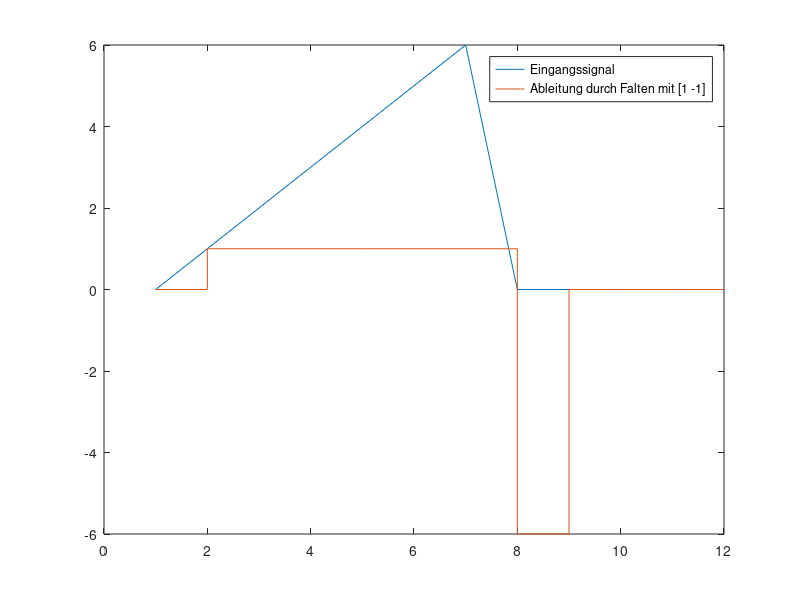

MATLAB code for this plot:
%% Digitale Faltung

close all;
clear all;

% x = [1 0 1 0 1 0 1 0 1]';
x = [0 1 2 3 4 5 6 0 0 0 0 0]';

g = [1 -1]';

N = length(x);
p = length(g)-1;
y = zeros(1,N);


for n = p+1:N;
    phi_n = x(n:-1:n-p);
    y(n) = g'*phi_n;
end

plot(x);
hold all;
stairs(y);
legend('Eingangssignal', 'Ableitung durch Falten mit [1 -1]');